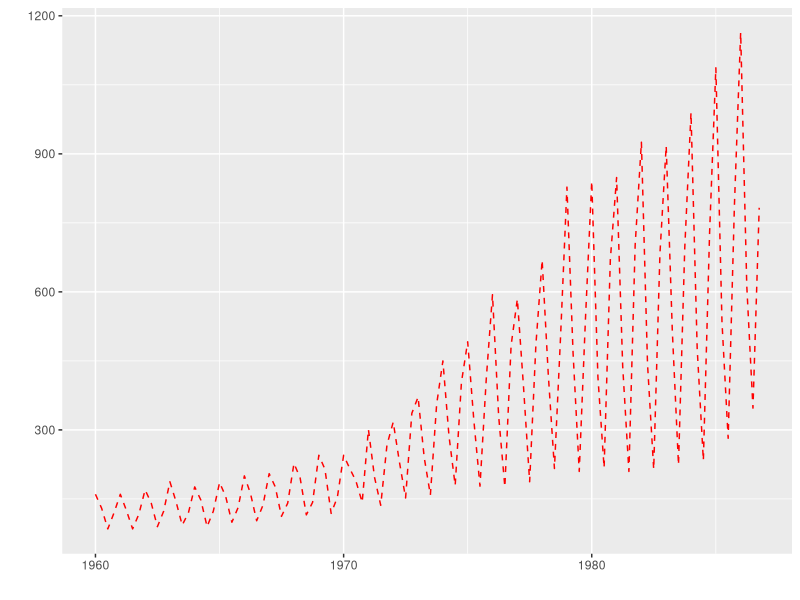
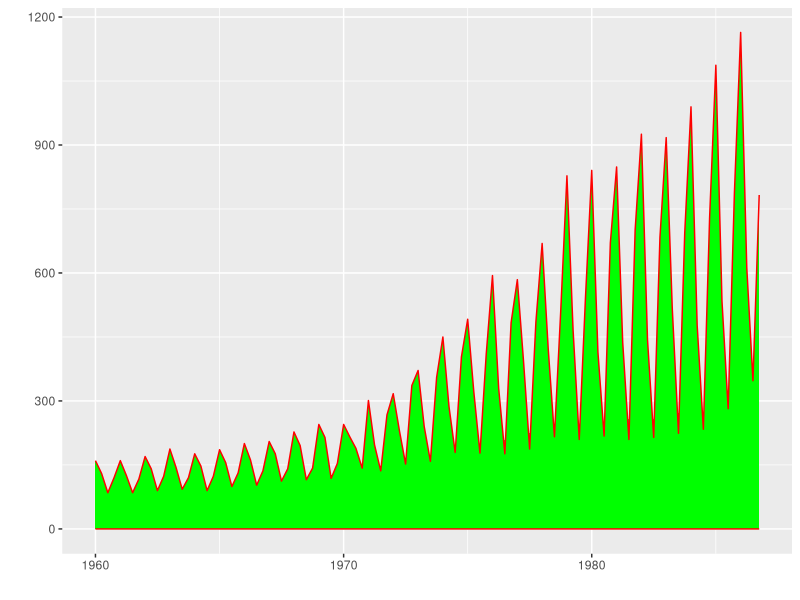
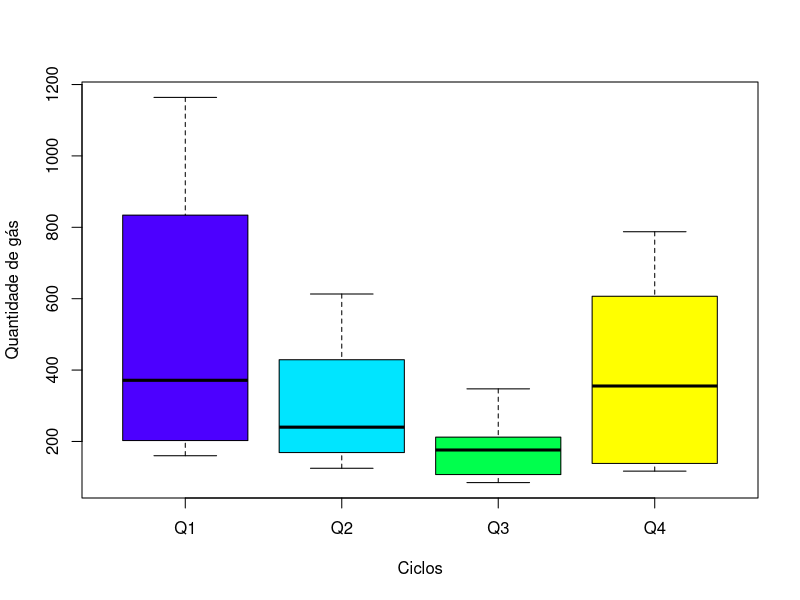

These figures' R source, in order: (Note: this script raises an error after producing the figures.)
#UKgas analysis
#https://cran.r-project.org/web/packages/ggfortify/vignettes/plot_ts.html
library(ggfortify)
#install.packages("ggfortify")
library(tidyverse)
library(lubridate)
library(tseries)
data("UKgas")

dados<-UKgas
?colSums
dados
autoplot(dados, ts.colour = 'red', ts.linetype = 'dashed')

autoplot(UKgas,ts.colour = 'red', ts.geom = 'ribbon', fill = 'green')
#Testing time series appearance


#?UKgas
#?aggregate.ts
?boxplot
boxplot(dados~cycle(dados),xlab = "Ciclos",ylab = "Quantidade de gás",col=topo.colors(4),names=c("Q1","Q2","Q3","Q4"))
#getting a felling from the seasonal effect

class(dados)#<-----class ts

cycle(dados)#cycles accordingly to the years

tss <- data.frame("Consumo de gás médio"=aggregate.ts(dados,FUN=mean),Ano=c(1960:1986))#pegando a media anual
tss
#creating table
#library(xlsx)
#write.xlsx(tss,file="tss.xls",row.names = F)
#average consumption by year

#estimating the models's parameters
auto.arima(dados)
auto.arima((log(dados)))#parameters estimated
adf.test(diff(log(dados)))#log stationary series


#building prediction model

fit <- arima(log(dados),c(1,0,0),seasonal = list(order = c(0, 1, 0), period = 4))
pred <- predict(fit, n.ahead = 13*4)

ts.plot(dados,2.718^pred$pred, log = "y",lty=c(1,3),xlab="Tempo",ylab="Consumo de gás")

#install.packages("forecast")
#library(forecast)

#adjusting seasonality
?seasadj
decomp = stl(dados, s.window="periodic")
deseasonal_cnt <- seasadj(decomp)
plot(decomp) 

par(mfrow=c(1,1))
autoplot(deseasonal_cnt,xlab="Tempo",ylab="Consumo de gás",ts.colour = 'black', ts.geom = 'ribbon', fill = 'green',ts.linetype = 'dashed')
